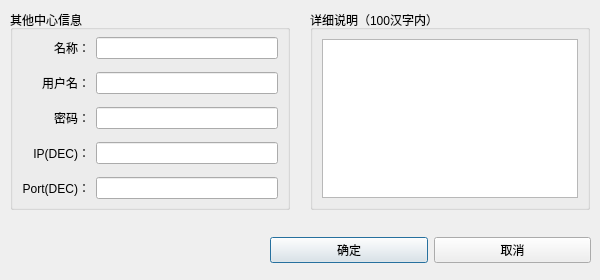
<?xml version="1.0" encoding="UTF-8"?>
<ui version="4.0">
 <class>AddCenterDialog</class>
 <widget class="QDialog" name="AddCenterDialog">
  <property name="windowModality">
   <enum>Qt::ApplicationModal</enum>
  </property>
  <property name="geometry">
   <rect>
    <x>0</x>
    <y>0</y>
    <width>600</width>
    <height>280</height>
   </rect>
  </property>
  <widget class="QWidget" name="horizontalLayoutWidget">
   <property name="geometry">
    <rect>
     <x>270</x>
     <y>230</y>
     <width>321</width>
     <height>41</height>
    </rect>
   </property>
   <layout class="QHBoxLayout" name="horizontalLayout">
    <property name="spacing">
     <number>6</number>
    </property>
    <item>
     <widget class="QPushButton" name="confirmButton">
      <property name="sizePolicy">
       <sizepolicy hsizetype="Minimum" vsizetype="Fixed">
        <horstretch>0</horstretch>
        <verstretch>0</verstretch>
       </sizepolicy>
      </property>
      <property name="text">
       <string>确定</string>
      </property>
     </widget>
    </item>
    <item>
     <widget class="QPushButton" name="cancelButton">
      <property name="text">
       <string>取消</string>
      </property>
     </widget>
    </item>
   </layout>
  </widget>
  <widget class="QGroupBox" name="groupBox">
   <property name="geometry">
    <rect>
     <x>10</x>
     <y>10</y>
     <width>280</width>
     <height>200</height>
    </rect>
   </property>
   <property name="title">
    <string>其他中心信息</string>
   </property>
   <layout class="QGridLayout" name="gridLayout">
    <property name="topMargin">
     <number>0</number>
    </property>
    <property name="bottomMargin">
     <number>0</number>
    </property>
    <item row="2" column="1">
     <widget class="QLineEdit" name="centerPasswordEdit"/>
    </item>
    <item row="1" column="1">
     <widget class="QLineEdit" name="centerUserNameEdit"/>
    </item>
    <item row="1" column="0">
     <widget class="QLabel" name="label_4">
      <property name="text">
       <string>用户名：</string>
      </property>
      <property name="alignment">
       <set>Qt::AlignRight|Qt::AlignTrailing|Qt::AlignVCenter</set>
      </property>
     </widget>
    </item>
    <item row="3" column="1">
     <widget class="QLineEdit" name="centerIPEdit">
      <property name="styleSheet">
       <string notr="true"/>
      </property>
     </widget>
    </item>
    <item row="0" column="0">
     <widget class="QLabel" name="label">
      <property name="text">
       <string>名称：</string>
      </property>
      <property name="alignment">
       <set>Qt::AlignRight|Qt::AlignTrailing|Qt::AlignVCenter</set>
      </property>
     </widget>
    </item>
    <item row="2" column="0">
     <widget class="QLabel" name="label_3">
      <property name="text">
       <string>密码：</string>
      </property>
      <property name="alignment">
       <set>Qt::AlignRight|Qt::AlignTrailing|Qt::AlignVCenter</set>
      </property>
     </widget>
    </item>
    <item row="0" column="1">
     <widget class="QLineEdit" name="centerNameEdit"/>
    </item>
    <item row="3" column="0">
     <widget class="QLabel" name="label_2">
      <property name="text">
       <string>IP(DEC)：</string>
      </property>
      <property name="alignment">
       <set>Qt::AlignRight|Qt::AlignTrailing|Qt::AlignVCenter</set>
      </property>
     </widget>
    </item>
    <item row="4" column="0">
     <widget class="QLabel" name="label_5">
      <property name="text">
       <string>Port(DEC)：</string>
      </property>
      <property name="alignment">
       <set>Qt::AlignRight|Qt::AlignTrailing|Qt::AlignVCenter</set>
      </property>
     </widget>
    </item>
    <item row="4" column="1">
     <widget class="QLineEdit" name="centerPortEdit"/>
    </item>
   </layout>
  </widget>
  <widget class="QGroupBox" name="verticalGroupBox">
   <property name="geometry">
    <rect>
     <x>310</x>
     <y>10</y>
     <width>280</width>
     <height>200</height>
    </rect>
   </property>
   <property name="title">
    <string>详细说明（100汉字内）</string>
   </property>
   <layout class="QVBoxLayout" name="verticalLayout_3">
    <item>
     <widget class="QTextEdit" name="centerDetailEdit"/>
    </item>
   </layout>
  </widget>
 </widget>
 <tabstops>
  <tabstop>centerNameEdit</tabstop>
  <tabstop>centerUserNameEdit</tabstop>
  <tabstop>centerPasswordEdit</tabstop>
  <tabstop>centerIPEdit</tabstop>
  <tabstop>centerPortEdit</tabstop>
  <tabstop>centerDetailEdit</tabstop>
  <tabstop>confirmButton</tabstop>
  <tabstop>cancelButton</tabstop>
 </tabstops>
 <resources/>
 <connections/>
</ui>
